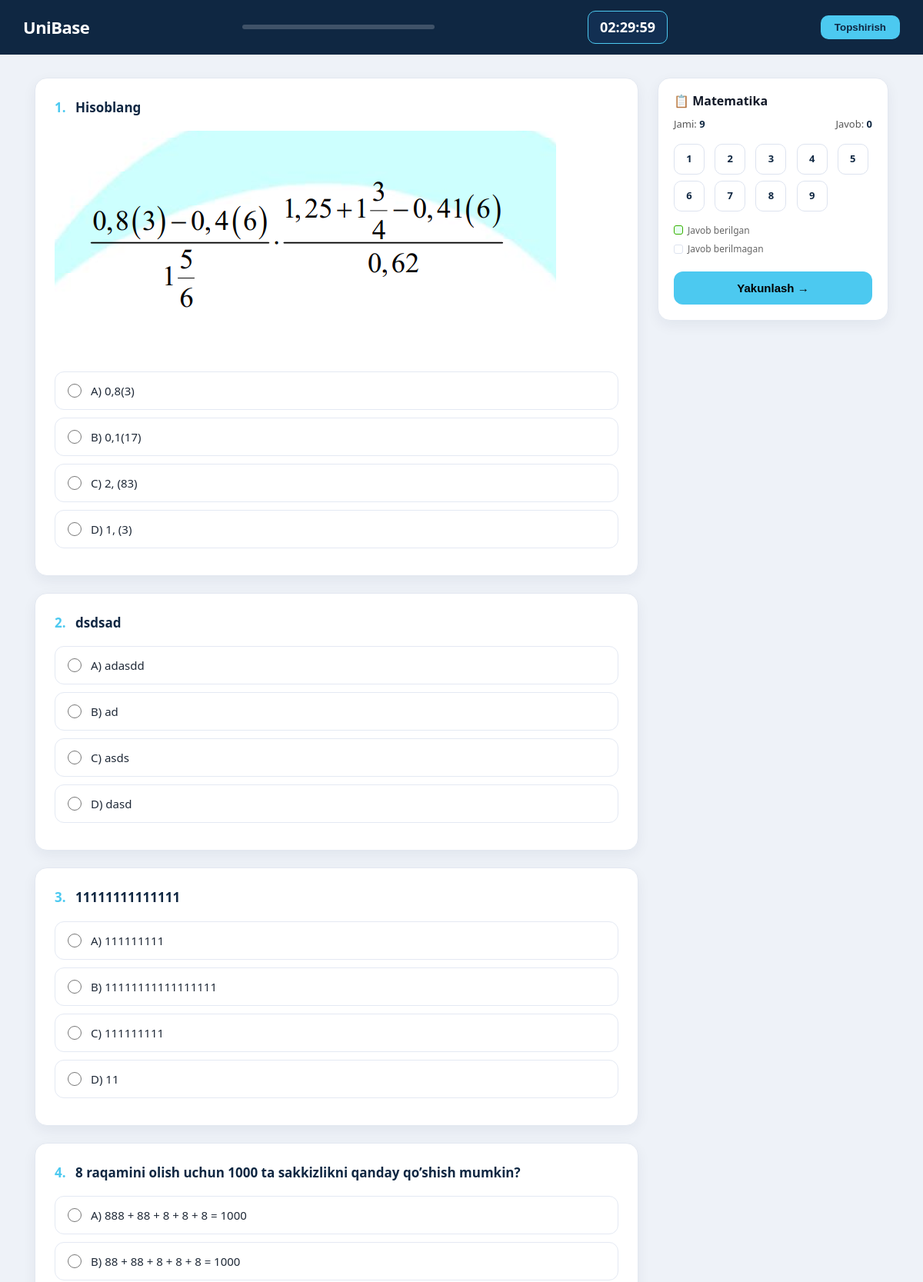
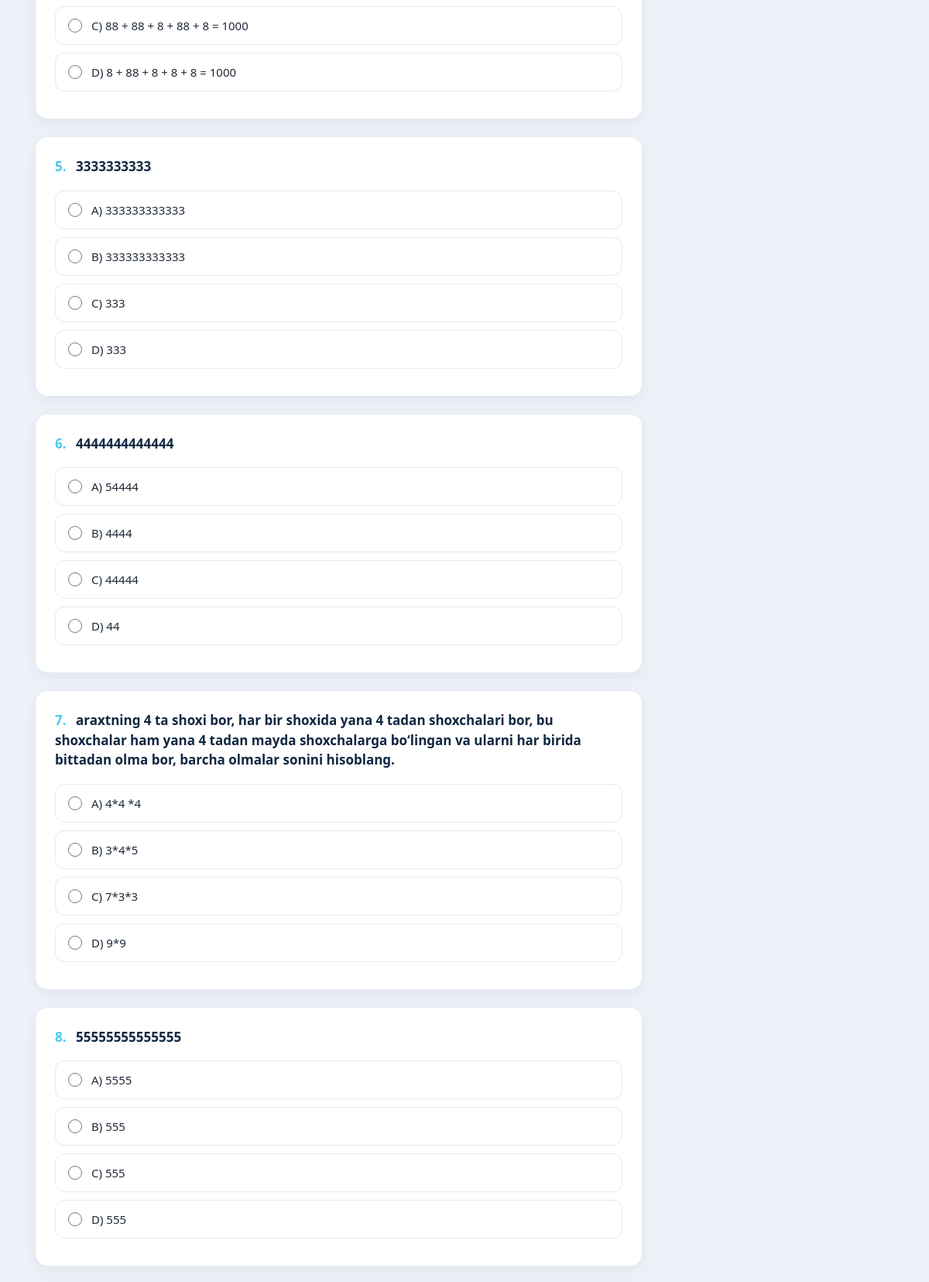
Page /test/Matematika/ (signed in, upper part) on the committed database (2 pictures, top to bottom).
### app/models.py (models this page shows, shortened)
class Milliy_Sertifikat(models.Model):
    FAN_CHOICES = (
        ('Matematika','Matematika'),('Ona Tili','Ona Tili'),('Tarix','Tarix'),
        ('Kimyo','Kimyo'),('Biologiya','Biologiya'),('Fizika','Fizika'),('Ingliz Tili','Ingliz Tili'),
    )
    fan        = models.CharField(max_length=20, choices=FAN_CHOICES)
    savol      = models.TextField()
    savol_rasm = models.ImageField(upload_to='milliy/questions/', blank=True, null=True)
    variant_a  = models.CharField(max_length=255, default='')
    variant_b  = models.CharField(max_length=255, default='')
    variant_c  = models.CharField(max_length=255, default='')
    variant_d  = models.CharField(max_length=255, default='')
    image_a    = models.ImageField(upload_to='milliy/variants/', blank=True, null=True)
    image_b    = models.ImageField(upload_to='milliy/variants/', blank=True, null=True)
    image_c    = models.ImageField(upload_to='milliy/variants/', blank=True, null=True)
    image_d    = models.ImageField(upload_to='milliy/variants/', blank=True, null=True)
    togri_variant = models.CharField(max_length=1, choices=[('A','A'),('B','B'),('C','C'),('D','D')])

### app/views.py (the view, shortened to what this page needs)
# urls.py: path('test/<str:fan>/', test_boshlash, name='milliy'),
@login_required
def test_boshlash(request, fan):
    session_fan = request.session.get('milliy_fan')
    if session_fan != fan:
        request.session.pop('milliy_start', None)
        request.session.pop('milliy_questions_ids', None)
        request.session['milliy_fan'] = fan
    saved_ids = request.session.get('milliy_questions_ids', [])
    if saved_ids:
        questions = list(Milliy_Sertifikat.objects.filter(id__in=saved_ids, fan=fan))
    else:
        all_questions = list(Milliy_Sertifikat.objects.filter(fan=fan))
        if not all_questions:
            messages.error(request, f"{fan} fani bo'yicha hozircha savollar mavjud emas!")
            return redirect("fan_tanlash")
        questions = random.sample(all_questions, min(40, len(all_questions)))
        request.session['milliy_start'] = time.time()
        request.session['milliy_questions_ids'] = [q.id for q in questions]
    if not questions:
        messages.error(request, f"{fan} fani bo'yicha savollar topilmadi!")
        return redirect("fan_tanlash")
    random.shuffle(questions)
    return render(request, "test_milliy.html", {
        "questions": questions, "fan_nomi": fan,
        "total_questions": len(questions), "timer_seconds": 90 * 60,
    })

### app/templates/test_milliy.html (shortened to what this page needs)
<!DOCTYPE html>
<html lang="uz">
{% load static %}
<head>
    <link rel="stylesheet" href="{% static 'styles.css' %}">
</head>
<body>
<div class="topbar">
    <a href="{% url 'home' %}" class="logo-text">UniBase</a>
    <div class="progress-box">
    </div>
    <div class="timer-display" id="timer-display">02:30:00</div>
    <button type="button"
            style="background:#4cc9f0; border:none; padding:8px 18px; border-radius:10px; font-weight:600; cursor:pointer; color:#0f2742;"
            onclick="submitTest()">
        Topshirish
    </button>
</div>
<div class="layout">
    <main>
        <form method="POST" id="test-form">
            {% for q in questions %}
            <div class="question-card" id="q-{{ forloop.counter }}">
                <span class="q-title">
                    <span class="q-number">{{ forloop.counter }}.</span>
                    {{ q.savol }}
                </span>
                {% if q.savol_rasm %}
                    <img src="{{ q.savol_rasm.url }}" class="savol-rasm" alt="Savol rasmi">
                {% endif %}
                {% if q.image_a %}
                    <label class="option-label variant-with-image">
                        <input type="radio" name="q_{{ q.id }}" value="A"> A
                        <img src="{{ q.image_a.url }}" class="variant-img">
                    </label>
                    <label class="option-label variant-with-image">
                        <input type="radio" name="q_{{ q.id }}" value="B"> B
                        <img src="{{ q.image_b.url }}" class="variant-img">
                    </label>
                    <label class="option-label variant-with-image">
                        <input type="radio" name="q_{{ q.id }}" value="C"> C
                        <img src="{{ q.image_c.url }}" class="variant-img">
                    </label>
                    <label class="option-label variant-with-image">
                        <input type="radio" name="q_{{ q.id }}" value="D"> D
                        <img src="{{ q.image_d.url }}" class="variant-img">
                    </label>
                {% else %}
                    <label class="option-label">
                        <input type="radio" name="q_{{ q.id }}" value="A"> A) {{ q.variant_a }}
                    </label>
                    <label class="option-label">
                        <input type="radio" name="q_{{ q.id }}" value="B"> B) {{ q.variant_b }}
                    </label>
                    <label class="option-label">
                        <input type="radio" name="q_{{ q.id }}" value="C"> C) {{ q.variant_c }}
                    </label>
                    <label class="option-label">
                        <input type="radio" name="q_{{ q.id }}" value="D"> D) {{ q.variant_d }}
                    </label>
                {% endif %}
            </div>
            {% endfor %}
        </form>
    </main>
    <aside>
        <div class="navigator">
            <h3 style="margin-top:0; margin-bottom:10px; font-size:16px;">📋 {{ fan_nomi }}</h3>
            <div class="stats-bar">
                <span>Jami: <strong>{{ total_questions }}</strong></span>
                <span>Javob: <strong id="answered-count">0</strong></span>
            </div>
            <div class="nav-grid">
                {% for q in questions %}
                    <a href="#q-{{ forloop.counter }}"
                       class="nav-item"
                       id="nav-{{ forloop.counter }}">
                        {{ forloop.counter }}
                    </a>
                {% endfor %}
            </div>
            <div class="legend">
                <div class="legend-item">
                    <div class="legend-dot" style="background:#e8fff1; border:1px solid #38b000;"></div>
                    Javob berilgan
                </div>
                <div class="legend-item">
                    <div class="legend-dot" style="background:#fff; border:1px solid #dde3ef;"></div>
                    Javob berilmagan
                </div>
            </div>
            <button type="button" class="btn-submit" onclick="submitTest()">
                Yakunlash →
            </button>
        </div>
    </aside>
</div>
</body>
</html>

### app/static/styles.css (style rules this page uses)
:root { --color-primary: #1e3a5f; --color-primary-dark: #152b47; --color-primary-light: #2a4d7a; --color-accent: #26d0ce; --color-accent-dark: #1db5b3; --color-accent-light: #4dd9d7; --color-white: #ffffff; --color-black: #000000; --color-gray-50: #f9fafb; --color-gray-100: #f3f4f6; --color-gray-200: #e5e7eb; --color-gray-300: #d1d5db; --color-gray-400: #9ca3af; --color-gray-500: #6b7280; --color-gray-600: #4b5563; --color-gray-700: #374151; --color-gray-800: #1f2937; --color-gray-900: #111827; --color-success: #10b981; --color-warning: #f59e0b; --color-error: #ef4444; --color-info: #3b82f6; --font-family: 'Inter', -apple-system, BlinkMacSystemFont, 'Segoe UI', sans-serif; --font-size-xs: 0.75rem; --font-size-sm: 0.875rem; --font-size-base: 1rem; --font-size-lg: 1.125rem; --font-size-xl: 1.25rem; --font-size-2xl: 1.5rem; --font-size-3xl: 1.875rem; --font-size-4xl: 2.25rem; --font-size-5xl: 3rem; --spacing-xs: 0.25rem; --spacing-sm: 0.5rem; --spacing-md: 1rem; --spacing-lg: 1.5rem; --spacing-xl: 2rem; --spacing-2xl: 3rem; --spacing-3xl: 4rem; --radius-sm: 0.25rem; --radius-md: 0.5rem; --radius-lg: 0.75rem; --radius-xl: 1rem; --radius-full: 9999px; --shadow-sm: 0 1px 2px 0 rgba(0, 0, 0, 0.05); --shadow-md: 0 4px 6px -1px rgba(0, 0, 0, 0.1); --shadow-lg: 0 10px 15px -3px rgba(0, 0, 0, 0.1); --shadow-xl: 0 20px 25px -5px rgba(0, 0, 0, 0.1); --transition-fast: 150ms cubic-bezier(0.4, 0, 0.2, 1); --transition-base: 300ms cubic-bezier(0.4, 0, 0.2, 1); --transition-slow: 500ms cubic-bezier(0.4, 0, 0.2, 1); }
* { margin: 0; padding: 0; box-sizing: border-box; }
html { font-size: 16px; scroll-behavior: smooth; }
body { font-family: var(--font-family); font-size: var(--font-size-base); line-height: 1.6; color: var(--color-gray-800); background-color: var(--color-gray-50); -webkit-font-smoothing: antialiased; -moz-osx-font-smoothing: grayscale; }
h1, h2, h3, h4, h5, h6 { font-weight: 700; line-height: 1.2; color: var(--color-gray-900); margin-bottom: var(--spacing-md); }
h3 { font-size: var(--font-size-3xl); }
a { color: var(--color-accent); text-decoration: none; transition: color var(--transition-fast); }
.logo-text { font-size: var(--font-size-xl); font-weight: 800; color: var(--color-white); letter-spacing: -0.5px; }

### rows in the picture
Milliy_Sertifikat: savol "Hisoblang", savol_rasm (picture), variant_a "0,8(3)", variant_b "0,1(17)", variant_c "2, (83)", variant_d "1, (3)"
Milliy_Sertifikat: savol "dsdsad", variant_a "adasdd", variant_b "ad", variant_c "asds", variant_d "dasd"
Milliy_Sertifikat: savol "11111111111111", variant_a "111111111", variant_b "11111111111111111", variant_c "111111111", variant_d "11"
Milliy_Sertifikat: savol "8 raqamini olish uchun 1000 ta sakkizlikni qanday qo’shish mumkin?", variant_a "888 + 88 + 8 + 8 + 8 = 1000", variant_b "88 + 88 + 8 + 8 + 8 = 1000", variant_c "88 + 88 + 8 + 88 + 8 = 1000", variant_d "8 + 88 + 8 + 8 + 8 = 1000"
Milliy_Sertifikat: savol "3333333333", variant_a "333333333333", variant_b "333333333333", variant_c "333", variant_d "333"
Milliy_Sertifikat: savol "4444444444444", variant_a "54444", variant_b "4444", variant_c "44444", variant_d "44"
Milliy_Sertifikat: savol "araxtning 4 ta shoxi bor, har bir shoxida yana 4 tadan shoxchalari bor, bu shoxchalar ham yana 4 tadan mayda shoxchalarga bo‘lingan va ularni har birida bittadan olma bor, barcha olmalar sonini hisoblang.", variant_a "4*4 *4", variant_b "3*4*5", variant_c "7*3*3", variant_d "9*9"
Milliy_Sertifikat: savol "55555555555555", variant_a "5555", variant_b "555", variant_c "555", variant_d "555"

### other values in the picture
{{ fan_nomi }} "Matematika"
{{ total_questions }} "9"
